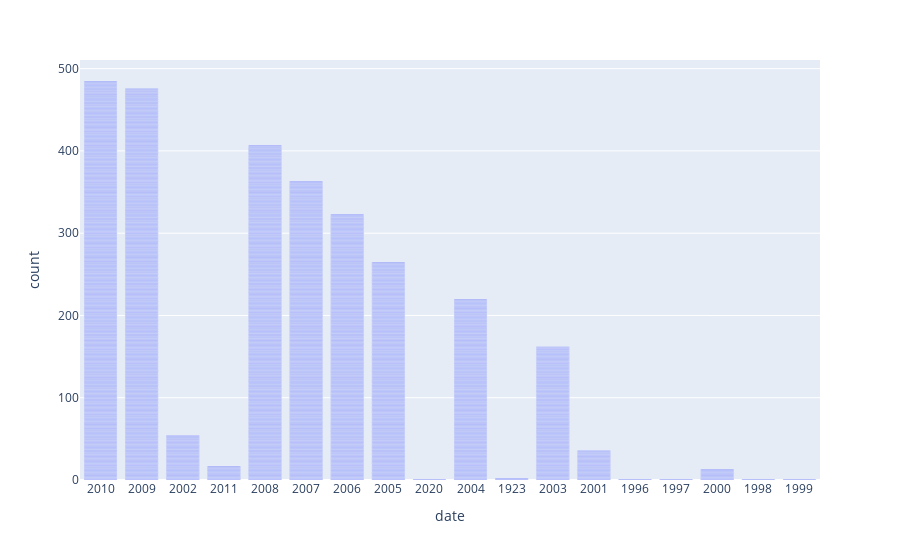

Notebook source saved alongside this figure:
### Markdown cell above
Mit Hilfe des folgenden Codes wird nun die Häufigkeit der jeweiligen Jahreszahlen im Datensatz dargestellt. Dabei wird für jeden Eintrag ein "Strich" gezeichnet, es handelt sich bei der Darstellung also quasi wirklich um einen Stapel an Einträgen. Dies lässt sich auch optisch schön an den Streifen der Balken erkennen. Auch zeigt das Mouseover jedesmal als Anzahl "1" an, auch wenn insgesamt natürlich fast 500 mal die Jahreszahl 2010 im Datensatz vorkommt:

### Code cell
import plotly.express as px

fig = px.bar(df, x='date')
fig.show()

### Figure 1 — Plotly figure (JSON) as saved in the notebook; plotly's stock layout.template omitted (floating-point values rounded to 4 significant figures; data arrays with more than 128 entries replaced by an {"elided": "..."} marker saying what was removed)
{"data": [{"alignmentgroup": "True", "hovertemplate": "date=%{x}<br>count=%{y}<extra></extra>", "legendgroup": "", "marker": {"color": "#636efa", "pattern": {"shape": ""}}, "name": "", "offsetgroup": "", "orientation": "v", "showlegend": false, "textposition": "auto", "type": "bar", "x": {"elided": "2828 str values"}, "xaxis": "x", "y": {"elided": "2828 int values"}, "yaxis": "y"}], "layout": {"barmode": "relative", "legend": {"tracegroupgap": 0}, "margin": {"t": 60}, "xaxis": {"anchor": "y", "domain": [0, 1], "title": {"text": "date"}}, "yaxis": {"anchor": "x", "domain": [0, 1], "title": {"text": "count"}}}}
